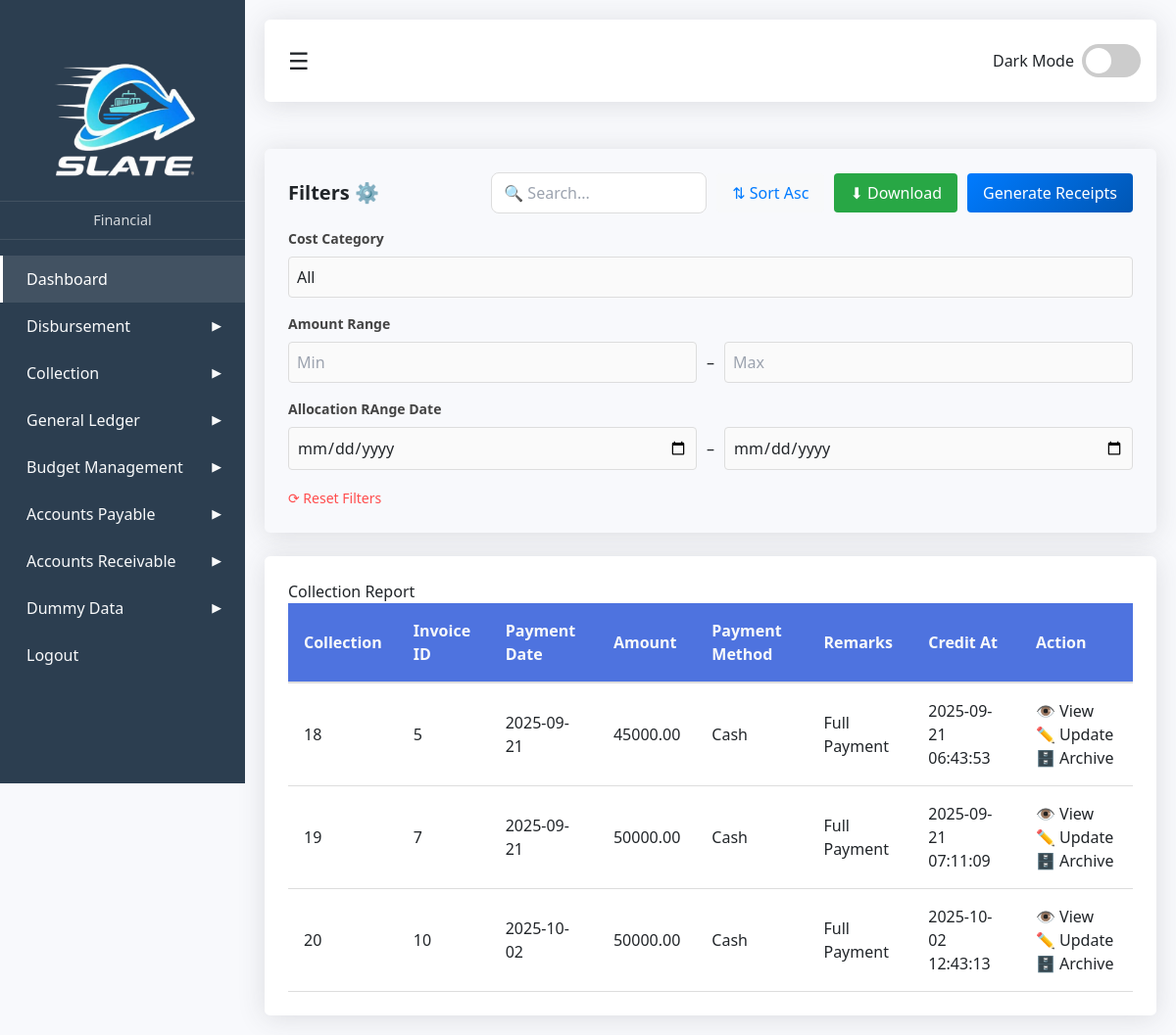
The app's page /pages/ar/payment.php with its own data.
### tables this page shows
CREATE TABLE `ar_collections` (
  `collection_id` bigint(20) NOT NULL,
  `invoice_id` int(11) NOT NULL,
  `payment_date` date NOT NULL,
  `amount` decimal(12,2) NOT NULL DEFAULT 0.00,
  `method` enum('Bank Transfer','Check','Cash','Mobile Payment','Other','','','','') NOT NULL DEFAULT 'Bank Transfer',
  `remarks` varchar(255) DEFAULT NULL,
  `created_at` timestamp NOT NULL DEFAULT current_timestamp(),
  `Archive` enum('YES','NO','','') DEFAULT 'NO'
);

### crud/ar/collection.php (called while the page is built, shortened)
<?php
include_once __DIR__ . '/../../utility/connection.php';
try {
    $sql = "SELECT * FROM ar_collections WHERE Archive='NO' ORDER BY created_at ASC";
    $stmt = $pdo->query($sql);
    $collectionReports = $stmt->fetchAll(PDO::FETCH_ASSOC);
} catch (PDOException $e) {
    $errorMessage = "Error fetching collections: " . $e->getMessage();
}
?>

### table/ar/collection.php (the view, shortened to what this page needs)
<div class="table-section" id="invoiceTableSection">
    <h3>Collection Report</h3>
    <table id="employeesTable">
        <thead>
            <tr>
    <th>Collection</th>
    <th>Invoice ID</th>
    <th>Payment Date</th>
    <th>Amount</th>
    <th>Payment Method</th>
    <th>Remarks</th>
    <th>Credit At</th>
    <th>Action</th>
            </tr>
        </thead>
        <tbody id="employeesTableBody">
            <?php if(!empty($collectionReports)):
            foreach($collectionReports as $row): ?>
            <tr>
    <td><?php echo htmlspecialchars($row['collection_id']);?></td>
    <td><?php echo htmlspecialchars($row['invoice_id']);?></td>
    <td><?php echo htmlspecialchars($row['payment_date']);?></td>
    <td><?php echo htmlspecialchars($row['amount']);?></td>
    <td><?php echo htmlspecialchars($row['method']);?></td>
    <td><?php echo htmlspecialchars($row['remarks']);?></td>
    <td><?php echo htmlspecialchars($row['created_at']);?></td>
     <td>
<a href=""
onclick="openViewModal(
    '<?php echo $row['collection_id'];?>',
    '<?php echo htmlspecialchars($row['invoice_id'],ENT_QUOTES);?>',
    '<?php echo htmlspecialchars($row['payment_date'],ENT_QUOTES);?>',
    '<?php echo htmlspecialchars($row['amount'],ENT_QUOTES);?>',
    '<?php echo htmlspecialchars($row['method'],ENT_QUOTES);?>',
    '<?php echo htmlspecialchars($row['remarks'],ENT_QUOTES);?>'
); return false;"> 👁️ View</a>
<a href=""
onclick="openUpdateModal(
    '<?php echo $row['collection_id'];?>',
    '<?php echo htmlspecialchars($row['invoice_id'],ENT_QUOTES);?>',
    '<?php echo htmlspecialchars($row['payment_date'],ENT_QUOTES);?>',
    '<?php echo htmlspecialchars($row['amount'],ENT_QUOTES);?>',
    '<?php echo htmlspecialchars($row['method'],ENT_QUOTES);?>',
    '<?php echo htmlspecialchars($row['remarks'],ENT_QUOTES);?>'
); return false;"> ✏️ Update</a>
        <a href=""
        onclick="openArchiveModal('<?php echo $row['collection_id']?>'); return false;"> 🗄️ Archive</a>
     </td>
            </tr>
            <?php endforeach; else:?>
            <tr><Td colspan="8" class="text-center p-4">NO Records Found.</Td></tr>
            <?php endif;?>
        </tbody>
    </table>
</div>

### static/css/filter.css (style rules this page uses)
.card { background: var(--secondary-color); border-radius: 16px; padding: 200px 25px; box-shadow: 0 4px 12px rgba(0,0,0,0.08); transition: all 0.3s ease; }
.card-header { display: flex; flex-wrap: wrap; justify-content: space-between; align-items: center; gap: 10px; }
.card-header h2 { margin: 0; font-size: 20px; font-weight: bold; color: var(--text-dark); }
.search-box input { padding: 8px 12px; border: 1px solid #ddd; color: var(--text-dark); border-radius: 8px; width: 220px; transition: 0.3s; }
.btn { border: none; padding: 8px 16px; border-radius: 8px; cursor: pointer; font-size: 14px; font-weight: 500; transition: all 0.2s ease-in-out; }
.btn-sort { background: #f8f9fa; border: 1px solid #007bff; color: #007bff; }
.btn-filter { background: #28a745; color: #fff; }
.btn-add { background: linear-gradient(135deg, #007bff, #0056b3); color: #fff; }
.btn-reset { background: none; border: none; color: #ff4d4d; font-size: 14px; cursor: pointer; font-weight: 500; }
.filters { display: grid; grid-template-columns: repeat(auto-fit, minmax(250px, 1fr)); gap: 20px; margin-top: 15px; }
.form-group label { display: block; font-size: 14px; margin-bottom: 6px; font-weight: bold; color: #444; }
.form-group input, .form-group select { width: 100%; padding: 10px 12px; border: 1px solid #ccc; border-radius: 8px; font-size: 14px; background: #fafafa; transition: 0.3s; appearance: none; -webkit-appearance: none; -moz-appearance: none; background-size: 14px; }
.date-range { display: flex; gap: 10px; align-items: center; }
.date-range input { flex: 1; }

### static/css/sidebar.css (style rules this page uses)
:root { --sidebar-width: 250px; --primary-color: #4e73df; --secondary-color: #f8f9fc; --dark-bg: #1a1a2e; --dark-card: #16213e; --text-light: #f8f9fa; --text-dark: #212529; --success-color: #1cc88a; --info-color: #36b9cc; --border-radius: 0.35rem; --shadow: 0 0.15rem 1.75rem 0 rgba(58, 59, 69, 0.15); --gradient-blue: linear-gradient(135deg, #4e73df, #7aa2f7); --gradient-red: linear-gradient(135deg, #ef4444, #f87171); --gradient-yellow: linear-gradient(135deg, #facc15, #fde047); --gradient-green: linear-gradient(135deg, #22c55e, #4ade80); --gradient-purple: linear-gradient(135deg, #a855f7, #d8b4fe); --gradient-orange: linear-gradient(135deg, #f97316, #fdba74); }
* { box-sizing: border-box; margin: 0; padding: 0; }
body { font-family: 'Segoe UI', system-ui, sans-serif; overflow-x: hidden; background-color: var(--secondary-color); color: var(--text-dark); transition: all 0.3s; }
.card { border: none; border-radius: var(--border-radius); box-shadow: var(--shadow); padding: 1.5rem; transition: all 0.3s; }
.form-group { margin-bottom: 1rem; }
.form-group label { display: block; margin-bottom: 0.5rem; font-weight: 600; }
.form-group input, .form-group select, .form-group textarea { width: 100%; padding: 0.5rem; border: 1px solid #ddd; border-radius: 4px; font-size: 1rem; }
.btn { padding: 0.5rem 1rem; border: none; border-radius: 4px; font-size: 1rem; cursor: pointer; transition: all 0.3s; }
.table-section { background-color: white; padding: 1.5rem; border-radius: var(--border-radius); box-shadow: var(--shadow); overflow-x: auto; }
table { width: 100%; border-collapse: separate; border-spacing: 0; }
th { padding: 1rem; text-align: left; color: var(--text-light); border-bottom: 2px solid #ddd; }
td { padding: 1rem; text-align: left; color: var(--text-dark); border-bottom: 1px solid #ddd; }
thead { background-color: var(--primary-color); color: white; }

### records on screen
ar_collections: collection_id "18", invoice "5", payment_date "2025-09-21", amount "45000.00", method "Cash", remarks "Full Payment", created_at "2025-09-21 06:43:53"
ar_collections: collection_id "19", invoice "7", payment_date "2025-09-21", amount "50000.00", method "Cash", remarks "Full Payment", created_at "2025-09-21 07:11:09"
ar_collections: collection_id "20", invoice "10", payment_date "2025-10-02", amount "50000.00", method "Cash", remarks "Full Payment", created_at "2025-10-02 12:43:13"
